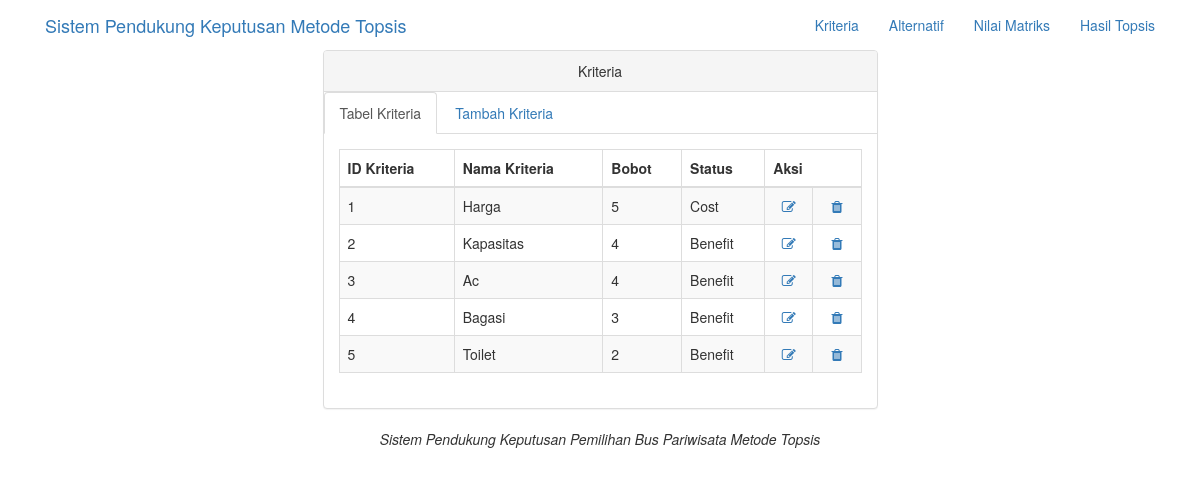
Page /kriteria.php on the committed database.
### tables this page shows
CREATE TABLE IF NOT EXISTS `tab_kriteria` (
  `id_kriteria` varchar(10) NOT NULL,
  `nama_kriteria` varchar(50) NOT NULL,
  `bobot` float NOT NULL,
  `status` varchar(20) NOT NULL
);

### kriteria.php (the view, shortened to what this page needs)
<?php
include ("koneksi.php");
 ?>
<!DOCTYPE html>
<html>
  <head>
    <link href="tampilan/css/bootstrap.min.css" rel="stylesheet">
    <link href="tampilan/font-awesome/css/font-awesome.min.css" rel="stylesheet" type="text/css">
  </head>
  <body>
    <nav class="">
      <div class="container">
        <div class="navbar-header">
          <a class="navbar-brand" href="index.php">Sistem Pendukung Keputusan Metode Topsis</a>
        </div>
        <div class="collapse navbar-collapse">
          <ul class="nav navbar-nav navbar-right">
            <li>
              <a href="kriteria.php">Kriteria</a>
            </li>
            <li>
              <a href="alternatif.php">Alternatif</a>
            </li>
            <li>
              <a href="nilmat.php">Nilai Matriks</a>
            </li>
            <li>
              <a href="hastop.php">Hasil Topsis</a>
            </li>
          </ul>
        </div>
      </div>
    </nav>
    <div class="container">
      <div class="row">
        <div class="col-lg-6 col-lg-offset-3">
            <div class="panel panel-default">
                <div class="panel-heading text-center">
                    Kriteria
                </div>
                <ul class="nav nav-tabs">
                    <li class="active">
                      <a href="kriteria.php" data-toggle="tab">Tabel Kriteria</a>
                    </li>
                    <li>
                      <a href="kriteriatambah.php" data-toggle="tab">Tambah Kriteria</a>
                    </li>
                </ul>
                <div class="panel-body">
                    <div class="tab-content">
                      <div class="">
                        <table class="table table-striped table-bordered table-hover">
                          <thead>
                            <tr>
                              <th>ID Kriteria</th>
                              <th>Nama Kriteria</th>
                              <th>Bobot</th>
                              <th>Status</th>
                              <th colspan="3">Aksi</th>
                            </tr>
                          </thead>
                          <tbody>
                            <?php
                            $sql = $koneksi->query('SELECT * FROM tab_kriteria');
                            while ($row = $sql->fetch_array()) {
                            ?>
                            <tr>
                              <td><?php echo $row[0] ?></td>
                              <td><?php echo $row[1] ?></td>
                              <td><?php echo $row[2] ?></td>
                              <td><?php echo $row[3] ?></td>
                              <td align="center">
                                <a href="editkriteria.php?id_kriteria=<?php echo $row['id_kriteria'] ?>"> <i class="fa fa-edit fa-fw"></i>
                                </td>
                              <td align="center">
                                <a href="hapuskriteria.php?id_kriteria=<?php echo $row['id_kriteria'] ?>"> <i class="fa fa-trash fa-fw"></i>
                                </td>
                            </tr>
                            <?php } ?>
                          </tbody>
                        </table>
                      </div>
                    </div>
                </div>
            </div>
        </div>
      </div>
    </div>
    <footer class="text-center">
      <div class="footer-below">
        <div class="container">
          <div class="row">
            <div class="col-lg-12">
                            <em>Sistem Pendukung Keputusan Pemilihan Bus Pariwisata Metode Topsis</em>
            </div>
          </div>
        </div>
      </div>
    </footer>
  </body>
</html>

### rows in the picture
tab_kriteria: id_kriteria "1", nama_kriteria "Harga", bobot "5", status "Cost"
tab_kriteria: id_kriteria "2", nama_kriteria "Kapasitas", bobot "4", status "Benefit"
tab_kriteria: id_kriteria "3", nama_kriteria "Ac", bobot "4", status "Benefit"
tab_kriteria: id_kriteria "4", nama_kriteria "Bagasi", bobot "3", status "Benefit"
tab_kriteria: id_kriteria "5", nama_kriteria "Toilet", bobot "2", status "Benefit"
